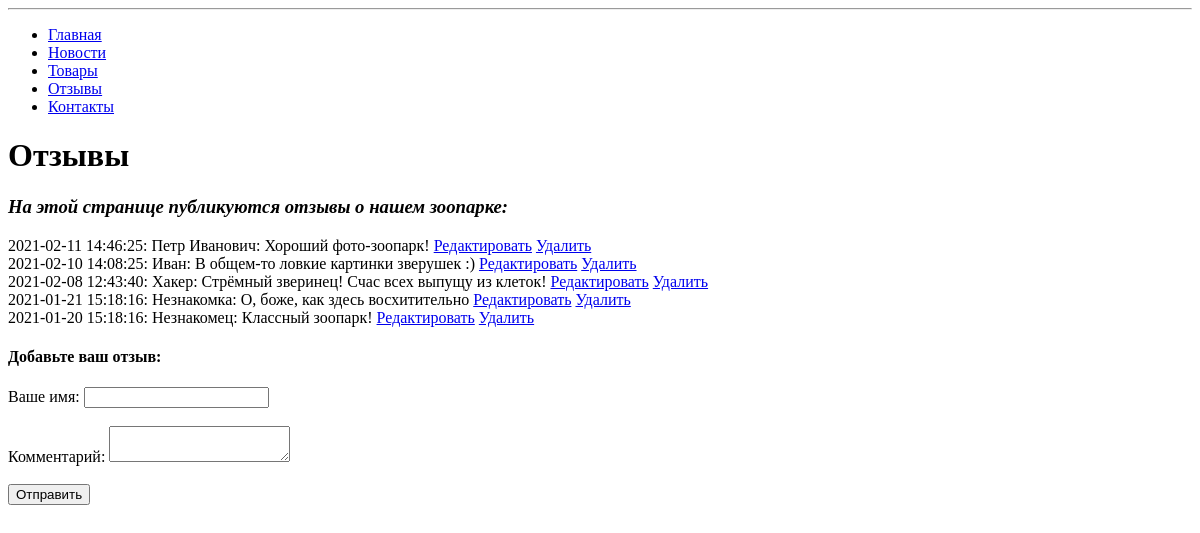
The app's page /reviews.php, older data.
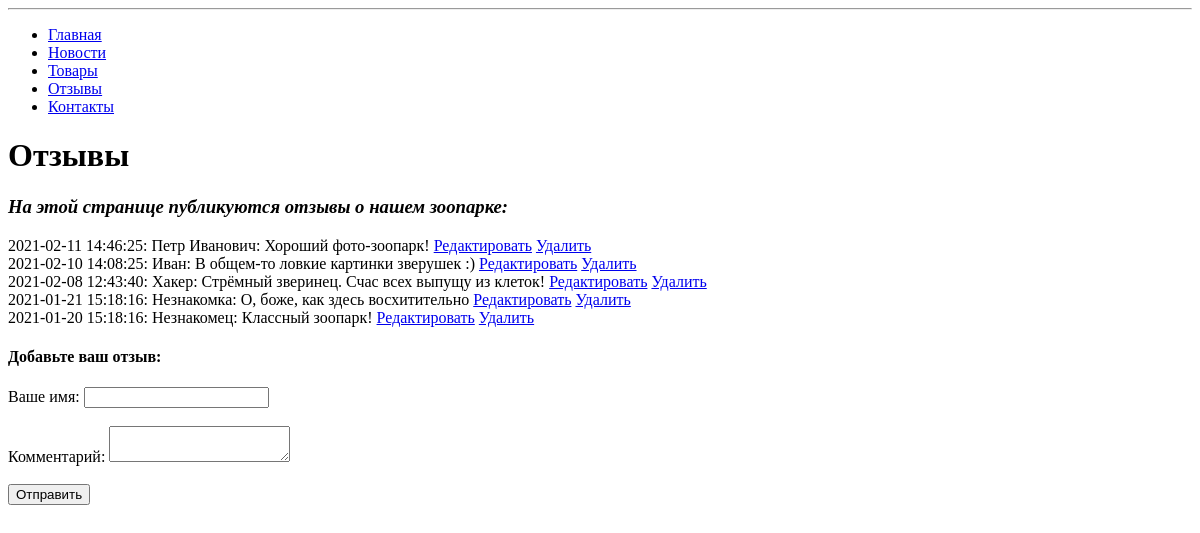
The same page, newer data.
### tables this page shows
CREATE TABLE `gallery_reviews` (
  `id` smallint(5) UNSIGNED NOT NULL,
  `date` timestamp NOT NULL DEFAULT current_timestamp(),
  `author` varchar(255) NOT NULL,
  `text` text NOT NULL
);

### engine/functions.php (called while the page is built, shortened)
<?php
function render($file, $variables = [])
{
	$templateContent = file_get_contents($file);
	foreach ($variables as $varName => $varValue) {
		$varName = '{{' . strtoupper($varName) . '}}';
		$templateContent = str_replace($varName, $varValue, $templateContent);
	}
	return $templateContent;
}

### engine/db.php (called while the page is built, shortened)
<?php
function createConnection()
{
    $db = mysqli_connect(DB_HOST, DB_USER, DB_PASS, DB_NAME);
    mysqli_set_charset($db, 'utf8');
    return $db;
}
function getAssocResult($sql)
{
    $db = createConnection();
    $result = mysqli_query($db, $sql);
    $arrayResult = [];
    while ($row = mysqli_fetch_assoc($result)) {
        $arrayResult[] = $row;
    }
    return $arrayResult;
}

### engine/reviews.php (the view, shortened to what this page needs)
<?php
function    getReviews() {
    $sql = "SELECT * FROM gallery_reviews ORDER BY `gallery_reviews`.`date` DESC";
    return getAssocResult($sql);
}
function renderReviews($reviews)
{
    $reviews = getReviews();
    $reviewsContent = '';
    $reviewsContent .= '<div class=\"reviews\">';
    foreach($reviews as $review) {
        $reviewsContent .= $review['date'] . ': ' . $review['author'] . ': ' . $review['text'];
        $reviewsContent .= " <a href=\"editReview.php?id=" . $review['id'] . "\">Редактировать</a>";
        $reviewsContent .= " <a href=\"deleteReview.php?id=" . $review['id'] . "\">Удалить</a>";
        $reviewsContent .= '<br>';
    }
    $reviewsContent .= '<div>';
    return $reviewsContent;
}

### public/reviews.php (shortened to what this page needs)
<?php
    $reviews = getReviews();
    $author = $_POST['author'] ?? null;
    $text = $_POST['text'] ?? null;
    echo '<hr>';
    echo  render(TEMPLATES_DIR . 'reviews.tpl', [
        'title'     =>  'Отзывы',
        'h3'        =>  'Отзывы',
        'content'   =>  'На этой странице публикуются отзывы о нашем зоопарке:',
    ]);
    echo renderReviews($reviews);
?>
<h4>Добавьте ваш отзыв:</h4>
<form method="POST">
    <span>Ваше имя: </span><input type="text" name="author" value="<?= $author ?>"><br><br>
    <span>Комментарий: </span><textarea name="text"><?= $text ?></textarea><br><br>
    <input type="submit" value="Отправить">
</form>

Row changes from the older to the newer data that the page shows:
changed gallery_reviews (number 3 of 5 on the later page): value "2021-02-08 12:43:40: Хакер: Стрёмный зверинец! Счас всех выпущу из клеток!" → "2021-02-08 12:43:40: Хакер: Стрёмный зверинец. Счас всех выпущу из клеток!"
